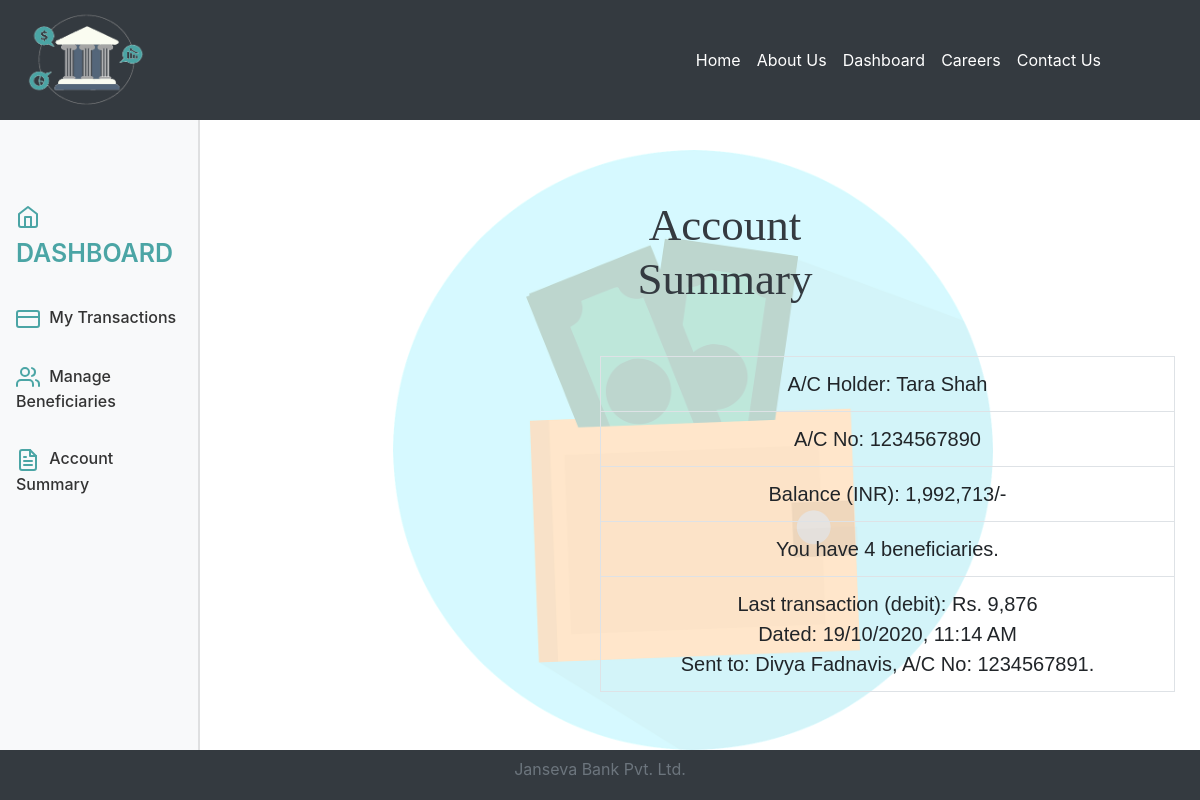
The page /summary.php on the database its author committed.
### tables this page shows
CREATE TABLE IF NOT EXISTS `customer` (
  `cust_id` int(11) NOT NULL AUTO_INCREMENT,
  `first_name` varchar(30) DEFAULT NULL,
  `last_name` varchar(30) DEFAULT NULL,
  `gender` varchar(10) DEFAULT NULL,
  `dob` date DEFAULT NULL,
  `aadhar_no` int(11) DEFAULT NULL,
  `email` varchar(30) DEFAULT NULL,
  `phone_no` varchar(20) DEFAULT NULL,
  `address` varchar(255) DEFAULT NULL,
  `branch` varchar(30) DEFAULT NULL,
  `account_no` int(11) DEFAULT NULL,
  `pin` int(4) DEFAULT NULL,
  `uname` varchar(30) DEFAULT NULL,
  `pwd` varchar(30) DEFAULT NULL,
  PRIMARY KEY (`cust_id`),
  UNIQUE KEY `aadhar_no` (`aadhar_no`),
  UNIQUE KEY `email` (`email`),
  UNIQUE KEY `phone_no` (`phone_no`),
  UNIQUE KEY `account_no` (`account_no`),
  UNIQUE KEY `uname` (`uname`)
);

CREATE TABLE IF NOT EXISTS `passbook1` (
  `trans_id` int(11) NOT NULL AUTO_INCREMENT,
  `trans_date` datetime DEFAULT NULL,
  `remarks` varchar(255) DEFAULT NULL,
  `debit` int(11) DEFAULT NULL,
  `credit` int(11) DEFAULT NULL,
  `balance` int(11) DEFAULT NULL,
  PRIMARY KEY (`trans_id`)
);

### summary.php (the view)
<?php
    require('accountheader.php');
    $sql0 = "SELECT * FROM customer WHERE cust_id=1";
    $result0 = $conn->query($sql0);
    $row0 = $result0->fetch_assoc();
    $sql1 = "SELECT * FROM passbook1 WHERE trans_id=(SELECT MAX(trans_id) FROM passbook1)";
    $result1 = $conn->query($sql1);
    $row1 = $result1->fetch_assoc();
    if ($row1["debit"] == 0) {
        $transaction = $row1["credit"];
        $type = "credit";
    }
    else {
        $transaction = $row1["debit"];
        $type = "debit";
    }
    $time = strtotime($row1["trans_date"]);
    $sanitized_time = date("d/m/Y, g:i A", $time);
    $sql2 = "SELECT COUNT(*) FROM beneficiary1";
    $result2 = $conn->query($sql2);
    $row2 = $result2->fetch_assoc();
?>
    <section class="modal-open summary-sec" style="background: white; overflow:hidden">
        <div class="summary">
            <div class="summary-text">
                <h2 class="mt-5 col-md-12"> Account Summary </h2>
            </div>
            <div class="summary-table">
                <table class="table table-hover table-bordered" style="width: 575px;">
                    <tr>
                        <td> A/C Holder: <?php echo $row0["first_name"]." ".$row0["last_name"]; ?> </td>
                    </tr>
                    <tr>
                        <td> A/C No: <?php echo $row0["account_no"]; ?> </td>
                    </tr>
                    <tr>
                        <td> Balance (INR): <?php echo number_format($row1["balance"]); ?>/- </td>
                    </tr>
                    <tr>
                        <td> You have <?php echo $row2["COUNT(*)"]; ?> beneficiaries. </td>
                    </tr>
                    <tr>
                        <td> Last transaction (<?php echo $type; ?>): Rs. <?php echo number_format($transaction); ?><br/>
                        Dated: <?php echo $sanitized_time; ?><br/>
                        <?php echo $row1["remarks"]; ?>. </td>
                    </tr>
                </table>
            </div>
        </div>
    </section>
<?php
    require('footer.php')
?>

### accountstyle.css (style rules this page uses)
.summary { position: relative; width: 100%; margin: 150px 500px 0 600px; height: max-content; align-content: center; }
.summary-sec::before { content: ""; background-image: url('images/account_summary.png'); background-size: cover; position: absolute; top: 150px; right: 0px; bottom: 150px; left: 32.75%; opacity: 0.30; width: 50%; height: 75%; }
.summary-text { margin: 0 950px 50px 0 !important; text-align: center; }
.summary-text> h2 { text-align: center; color: #343a40; font-size: 45px; font-family: Georgia, 'Times New Roman', Times, serif; }
.summary-table { text-align: center; font-size: 20px; color: #343a40; font-family: Verdana, Geneva, Tahoma, sans-serif; }

### rows shown on the page
customer: first_name "Tara", last_name "Shah", account_no "1234567890"
passbook1: balance "1,992,713", debit "debit", debit "9,876", trans_date "19/10/2020, 11:14 AM", remarks "Sent to: Divya Fadnavis, A/C No: 1234567891"

### other values the page prints
$row2["COUNT(*)"] "4"
